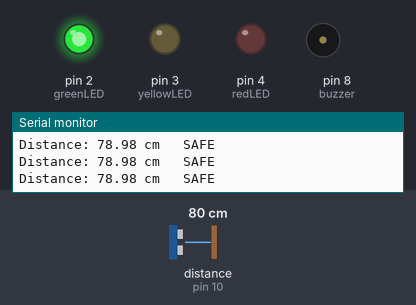
This sketch was run on a simulated Arduino Uno, built with avr-gcc and run on an emulated ATmega328P. On the bench: output pins drawn as LEDs (lit = HIGH), buzzer (waves = sounding), the last lines printed to the serial monitor. Wiring (inferred from the names in the program): ultrasonic range finder: trigger pin 9; echo pin 10. Dashed ring = blinking. The inputs (shaded band) are chosen by the test bench; at power-on: distance to the obstacle (sensor on pin 10) 80 cm. The echo pulse lasts 58.3 µs per cm; pins used as bus, display or sensor lines are not drawn.

Above: at 1.2 s.
1.3 s: distance to the obstacle (sensor on pin 10) set to 55 cm
2.8 s: distance to the obstacle (sensor on pin 10) set to 47 cm
At 3.2 s:
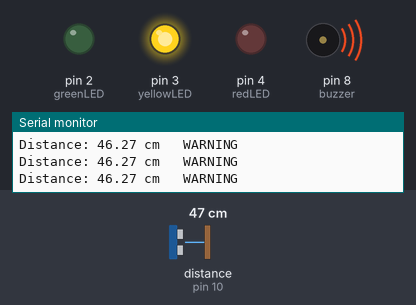
5.8 s: distance to the obstacle (sensor on pin 10) set to 23 cm
8.8 s: distance to the obstacle (sensor on pin 10) set to 19 cm
At 8.98 s:
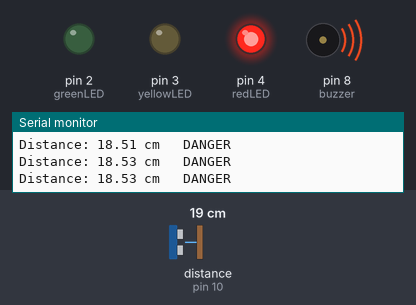
11.8 s: distance to the obstacle (sensor on pin 10) set to 12 cm
14.8 s: distance to the obstacle (sensor on pin 10) set to 9 cm
At 15.06 s:
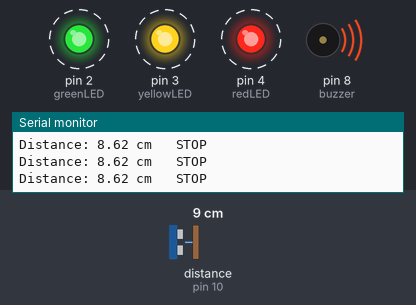
Timing chart, 0 to 18.8 s (numbered marks = the images above; inputs shaded):
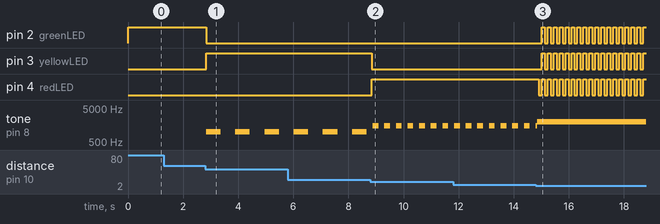

Measured:
- the behaviour switches between 51 and 50 cm on distance to the obstacle (sensor on pin 10) (found by bisection; images 0 and 1)
- the behaviour switches between 21 and 20 cm on distance to the obstacle (sensor on pin 10) (found by bisection; images 1 and 2)
- the behaviour switches between 11 and 10 cm on distance to the obstacle (sensor on pin 10) (found by bisection; images 2 and 3)
- after the input at 2.8 s, pin 2 (greenLED): HIGH → LOW at once; pin 3 (yellowLED): LOW → HIGH at once; tone on pin 8 (buzzer): alternates 1000 Hz for 0.53 s and silent for 0.53 s, starting at once
- after the input at 8.8 s, pin 3 (yellowLED): HIGH → LOW after 0.05 s; pin 4 (redLED): LOW → HIGH after 0.05 s; tone on pin 8 (buzzer): alternates 1500 Hz for 0.21 s and silent for 0.21 s, starting after 0.08 s
- after the input at 14.8 s, pin 2 (greenLED), pin 3 (yellowLED): alternates HIGH for 0.11 s and LOW for 0.11 s, starting after 0.21 s; pin 4 (redLED): alternates HIGH for 0.11 s and LOW for 0.11 s, starting after 0.11 s

The sketch:

Ultrasonic_parking.ino
```cpp
const int trigPin = 9;
const int echoPin = 10;

const int greenLED = 2;
const int yellowLED = 3;
const int redLED = 4;

const int buzzer = 8;

unsigned long previousMillis = 0;
bool outputState = false;

void setup() {

  pinMode(trigPin, OUTPUT);
  pinMode(echoPin, INPUT);

  pinMode(greenLED, OUTPUT);
  pinMode(yellowLED, OUTPUT);
  pinMode(redLED, OUTPUT);

  pinMode(buzzer, OUTPUT);

  Serial.begin(9600);
}

void loop() {

  long duration;
  float distance;

  digitalWrite(trigPin, LOW);
  delayMicroseconds(2);

  digitalWrite(trigPin, HIGH);
  delayMicroseconds(10);

  digitalWrite(trigPin, LOW);

  duration = pulseIn(echoPin, HIGH);

  distance = (duration * 0.034) / 2;

  Serial.print("Distance: ");
  Serial.print(distance);
  Serial.print(" cm   ");

  unsigned long currentMillis = millis();

  // ---------- SAFE ----------
  if (distance > 50) {

    Serial.println("SAFE");

    digitalWrite(greenLED, HIGH);
    digitalWrite(yellowLED, LOW);
    digitalWrite(redLED, LOW);

    noTone(buzzer);
  }

  else if (distance > 20) {

    Serial.println("WARNING");

    digitalWrite(greenLED, LOW);
    digitalWrite(yellowLED, HIGH);
    digitalWrite(redLED, LOW);

    if (currentMillis - previousMillis >= 500) {

      previousMillis = currentMillis;

      outputState = !outputState;

      if (outputState)
        tone(buzzer, 1000);
      else
        noTone(buzzer);
    }
  }

  // ---------- DANGER ----------
  else if (distance > 10) {

    Serial.println("DANGER");

    digitalWrite(greenLED, LOW);
    digitalWrite(yellowLED, LOW);
    digitalWrite(redLED, HIGH);

    if (currentMillis - previousMillis >= 200) {

      previousMillis = currentMillis;

      outputState = !outputState;

      if (outputState)
        tone(buzzer, 1500);
      else
        noTone(buzzer);
    }
  }


  else {

    Serial.println("STOP");

    if (currentMillis - previousMillis >= 100) {

      previousMillis = currentMillis;

      outputState = !outputState;

      digitalWrite(greenLED, outputState);
      digitalWrite(yellowLED, outputState);
      digitalWrite(redLED, outputState);
    }

    tone(buzzer, 2000);
  }
}
```
